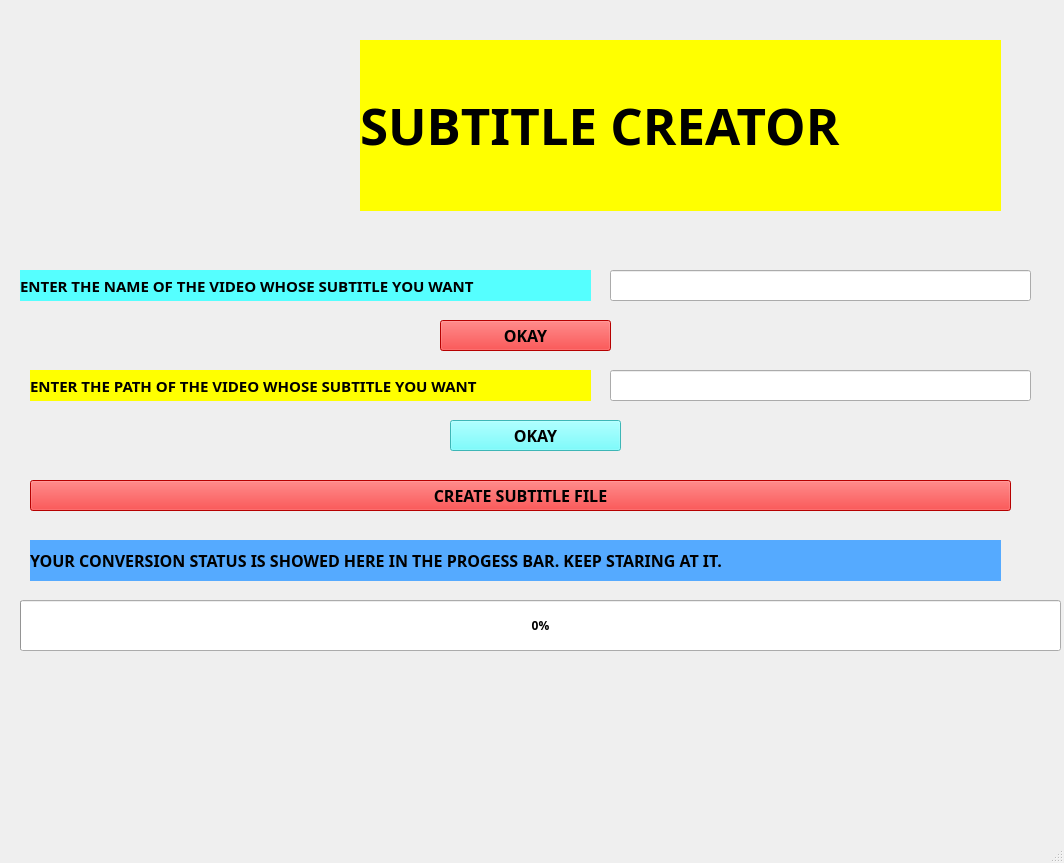
<?xml version="1.0" encoding="UTF-8"?>
<ui version="4.0">
 <class>MainWindow</class>
 <widget class="QMainWindow" name="MainWindow">
  <property name="geometry">
   <rect>
    <x>0</x>
    <y>0</y>
    <width>1064</width>
    <height>863</height>
   </rect>
  </property>
  <property name="windowTitle">
   <string>MainWindow</string>
  </property>
  <widget class="QWidget" name="centralwidget">
   <widget class="QLabel" name="label_2">
    <property name="geometry">
     <rect>
      <x>10</x>
      <y>10</y>
      <width>341</width>
      <height>211</height>
     </rect>
    </property>
    <property name="text">
     <string/>
    </property>
    <property name="pixmap">
     <pixmap>3.PNG</pixmap>
    </property>
   </widget>
   <widget class="QLabel" name="label">
    <property name="geometry">
     <rect>
      <x>360</x>
      <y>40</y>
      <width>641</width>
      <height>171</height>
     </rect>
    </property>
    <property name="font">
     <font>
      <family>Algerian</family>
      <pointsize>38</pointsize>
      <weight>75</weight>
      <italic>false</italic>
      <bold>true</bold>
      <underline>false</underline>
     </font>
    </property>
    <property name="focusPolicy">
     <enum>Qt::StrongFocus</enum>
    </property>
    <property name="autoFillBackground">
     <bool>false</bool>
    </property>
    <property name="styleSheet">
     <string notr="true">background-color: rgb(255, 255, 255);
background-color: rgb(255, 255, 0);</string>
    </property>
    <property name="text">
     <string>SUBTITLE CREATOR</string>
    </property>
    <property name="textFormat">
     <enum>Qt::RichText</enum>
    </property>
    <property name="scaledContents">
     <bool>false</bool>
    </property>
   </widget>
   <widget class="QLabel" name="label_5">
    <property name="geometry">
     <rect>
      <x>20</x>
      <y>270</y>
      <width>571</width>
      <height>31</height>
     </rect>
    </property>
    <property name="font">
     <font>
      <family>Algerian</family>
      <pointsize>11</pointsize>
      <weight>75</weight>
      <bold>true</bold>
     </font>
    </property>
    <property name="styleSheet">
     <string notr="true">background-color: rgb(0, 255, 0);
background-color: rgb(85, 255, 255);</string>
    </property>
    <property name="text">
     <string>ENTER THE NAME OF THE VIDEO WHOSE SUBTITLE YOU WANT</string>
    </property>
   </widget>
   <widget class="QLineEdit" name="lineEdit">
    <property name="geometry">
     <rect>
      <x>610</x>
      <y>270</y>
      <width>421</width>
      <height>31</height>
     </rect>
    </property>
   </widget>
   <widget class="QPushButton" name="pushButton">
    <property name="geometry">
     <rect>
      <x>440</x>
      <y>320</y>
      <width>171</width>
      <height>31</height>
     </rect>
    </property>
    <property name="font">
     <font>
      <family>Algerian</family>
      <pointsize>12</pointsize>
      <weight>75</weight>
      <bold>true</bold>
     </font>
    </property>
    <property name="styleSheet">
     <string notr="true">background-color: rgb(85, 255, 255);
background-color: rgb(255, 0, 0);</string>
    </property>
    <property name="text">
     <string>OKAY</string>
    </property>
   </widget>
   <widget class="QLabel" name="label_6">
    <property name="geometry">
     <rect>
      <x>30</x>
      <y>370</y>
      <width>561</width>
      <height>31</height>
     </rect>
    </property>
    <property name="font">
     <font>
      <family>Algerian</family>
      <pointsize>11</pointsize>
      <weight>75</weight>
      <bold>true</bold>
     </font>
    </property>
    <property name="styleSheet">
     <string notr="true">background-color: rgb(0, 255, 0);
background-color: rgb(255, 255, 0);</string>
    </property>
    <property name="text">
     <string>ENTER THE PATH OF THE VIDEO WHOSE SUBTITLE YOU WANT</string>
    </property>
   </widget>
   <widget class="QLineEdit" name="lineEdit_2">
    <property name="geometry">
     <rect>
      <x>610</x>
      <y>370</y>
      <width>421</width>
      <height>31</height>
     </rect>
    </property>
   </widget>
   <widget class="QPushButton" name="pushButton_2">
    <property name="geometry">
     <rect>
      <x>450</x>
      <y>420</y>
      <width>171</width>
      <height>31</height>
     </rect>
    </property>
    <property name="font">
     <font>
      <family>Algerian</family>
      <pointsize>12</pointsize>
      <weight>75</weight>
      <bold>true</bold>
     </font>
    </property>
    <property name="styleSheet">
     <string notr="true">background-color: rgb(85, 255, 255);</string>
    </property>
    <property name="text">
     <string>OKAY</string>
    </property>
   </widget>
   <widget class="QPushButton" name="pushButton_3">
    <property name="geometry">
     <rect>
      <x>30</x>
      <y>480</y>
      <width>981</width>
      <height>31</height>
     </rect>
    </property>
    <property name="font">
     <font>
      <family>Algerian</family>
      <pointsize>12</pointsize>
      <weight>75</weight>
      <bold>true</bold>
     </font>
    </property>
    <property name="styleSheet">
     <string notr="true">background-color: rgb(85, 255, 255);
background-color: rgb(0, 255, 127);
background-color: rgb(255, 0, 0);</string>
    </property>
    <property name="text">
     <string>CREATE SUBTITLE FILE</string>
    </property>
   </widget>
   <widget class="QLabel" name="label_3">
    <property name="geometry">
     <rect>
      <x>30</x>
      <y>540</y>
      <width>971</width>
      <height>41</height>
     </rect>
    </property>
    <property name="font">
     <font>
      <family>Algerian</family>
      <pointsize>12</pointsize>
      <weight>75</weight>
      <bold>true</bold>
     </font>
    </property>
    <property name="styleSheet">
     <string notr="true">background-color: rgb(85, 170, 255);</string>
    </property>
    <property name="text">
     <string>YOUR CONVERSION STATUS IS SHOWED HERE IN THE PROGESS BAR. KEEP STARING AT IT.</string>
    </property>
   </widget>
   <widget class="QProgressBar" name="progressBar">
    <property name="geometry">
     <rect>
      <x>20</x>
      <y>600</y>
      <width>1041</width>
      <height>51</height>
     </rect>
    </property>
    <property name="font">
     <font>
      <family>Algerian</family>
      <weight>75</weight>
      <bold>true</bold>
     </font>
    </property>
    <property name="value">
     <number>0</number>
    </property>
   </widget>
  </widget>
  <widget class="QStatusBar" name="statusbar"/>
 </widget>
 <resources/>
 <connections/>
</ui>
